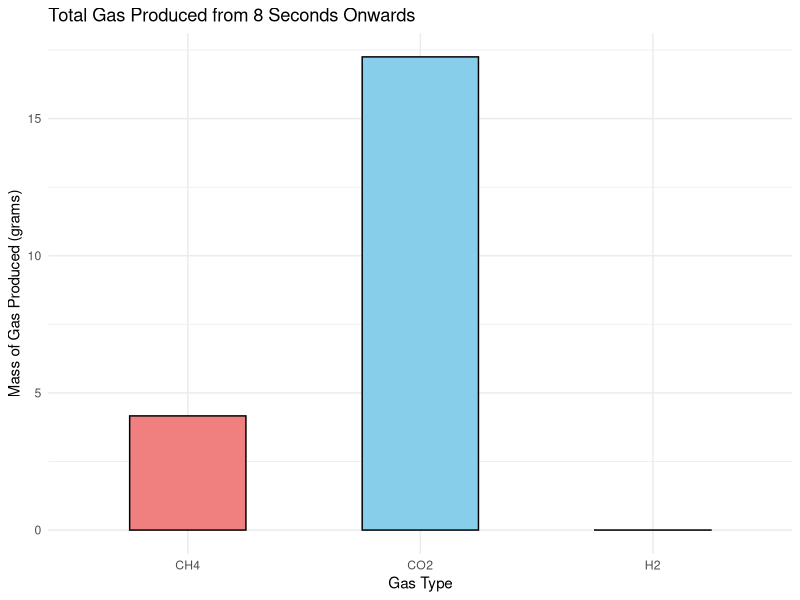

Recreate this plot in R.
# Load necessary libraries
library(dplyr)
library(ggplot2)

# Example data (replace with your actual data)
data <- read.csv("Labstest1.csv")

# Calculate total gas produced from 8 seconds to the end
gas_concentration <- summarise(data, 
                               CO2_total = sum(CO2_PPM[(Seconds >= 8)]),
                               CH4_total = sum(CH4_PPM[(Seconds >= 8)]),
                               H2_total = sum(H2_PPM[(Seconds >= 8)]))

# Constants
chamber_volume <- 0.350  # mL, convert to liters for calculations
soil_weight <- 0.010      # grams, convert to kilograms for calculations

# Convert grams to kilograms
soil_weight_kg <- soil_weight / 1000

# Ideal gas law constants (density in g/L)
density_CO2 <- 1.977  # g/L at 25°C and 1 atm
density_CH4 <- 0.717  # g/L at 25°C and 1 atm
density_H2 <- 0.0899  # g/L at 25°C and 1 atm

# Calculate volume of gas produced in liters
volume_CO2 <- gas_concentration$CO2_total * chamber_volume / 1000
volume_CH4 <- gas_concentration$CH4_total * chamber_volume / 1000
volume_H2 <- gas_concentration$H2_total * chamber_volume / 1000

# Calculate mass of gas produced in grams
mass_CO2 <- volume_CO2 * density_CO2
mass_CH4 <- volume_CH4 * density_CH4
mass_H2 <- volume_H2 * density_H2

# Output results
cat("Total CO2 produced:", round(mass_CO2, 2), "grams\n")
cat("Total CH4 produced:", round(mass_CH4, 2), "grams\n")
cat("Total H2 produced:", round(mass_H2, 2), "grams\n")

# Plotting the results
library(ggplot2)

# Create a data frame for plotting
gas_data <- data.frame(
  Gas = c("CO2", "CH4", "H2"),
  Mass = c(mass_CO2, mass_CH4, mass_H2)
)

# Plot
print(ggplot(gas_data, aes(x = Gas, y = Mass, fill = Gas)) +
  geom_bar(stat = "identity", width = 0.5, color = "black", fill = c("skyblue", "lightcoral", "lightgreen")) +
  labs(
    title = "Total Gas Produced from 8 Seconds Onwards",
    y = "Mass of Gas Produced (grams)",
    x = "Gas Type"
  ) +
  theme_minimal())
